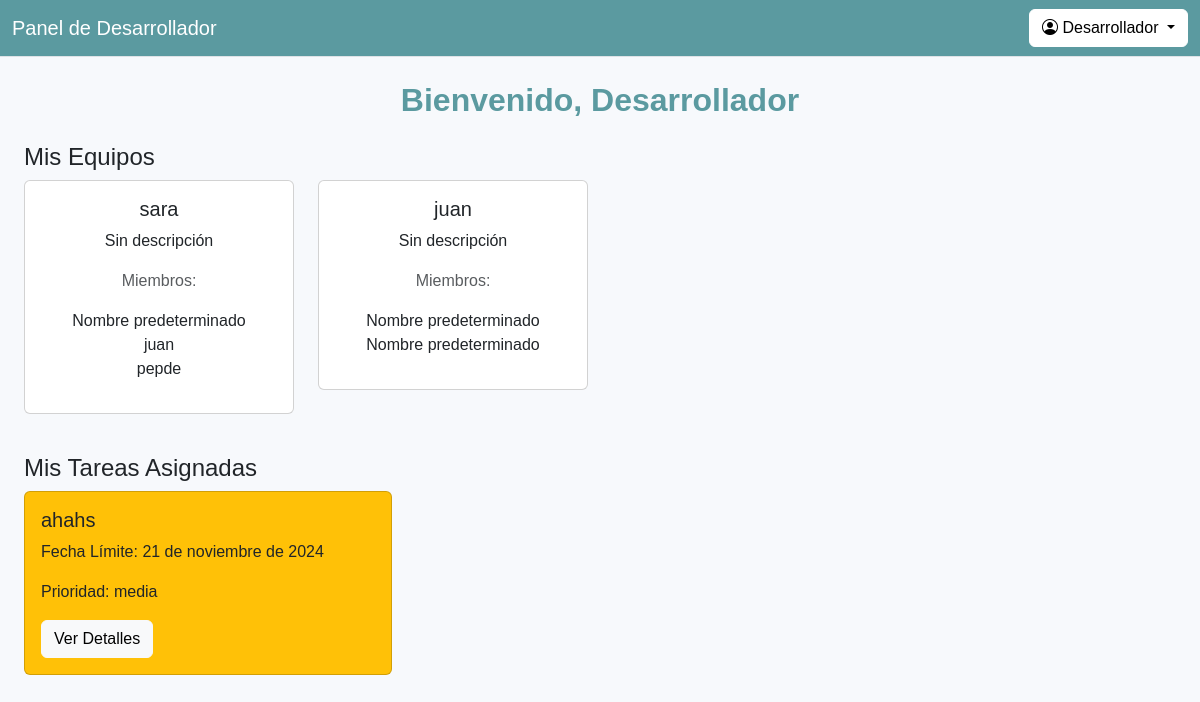
Page /desarrollador_home/ (signed in) on the committed database.
### project/models.py (models this page shows, shortened)
class Equipo(models.Model):
    nombre = models.CharField(max_length=100)
    descripcion = models.TextField(default="Sin descripción")
    miembros = models.ManyToManyField(Usuario)  # Usar tu modelo Usuario

class Usuario(models.Model):
    ADMINISTRADOR = 'Administrador'
    LIDER_PROYECTO = 'Líder de Proyecto'
    DESARROLLADOR = 'Desarrollador'
    ROLES = [
        (ADMINISTRADOR, 'Administrador'),
        (LIDER_PROYECTO, 'Líder de Proyecto'),
        (DESARROLLADOR, 'Desarrollador'),
    ]
    id = models.AutoField(primary_key=True)
    nombre = models.CharField(max_length=100, default="Nombre predeterminado")
    correo_electronico = models.EmailField(unique=True)
    contrasena = models.CharField(max_length=255)
    rol = models.CharField(max_length=50, choices=ROLES, default=DESARROLLADOR)

class Tarea(models.Model):
    id = models.AutoField(primary_key=True)
    titulo = models.CharField(max_length=100)
    descripcion = models.TextField()
    fecha_limite = models.DateField()
    prioridad = models.CharField(max_length=50)
    estado = models.CharField(max_length=50)
    observaciones = models.TextField(blank=True)
    equipo = models.ForeignKey(Equipo, on_delete=models.CASCADE)
    asignado_a = models.ForeignKey(Desarrollador, on_delete=models.CASCADE)

### project/views.py (the view)
# urls.py: path('desarrollador_home/', views.desarrollador_home, name='desarrollador_home'),
def desarrollador_home(request):
    usuario_id = request.session.get('usuario_id')
    if not usuario_id:
        return redirect('login')
    usuario = Usuario.objects.get(id=usuario_id)
    if usuario.rol != 'Desarrollador':
        return redirect('index')
    equipos = Equipo.objects.filter(miembros=usuario)
    tareas = Tarea.objects.filter(asignado_a__usuario=usuario)
    return render(request, 'desarrollador_home.html', {
        'equipos': equipos,
        'tareas': tareas,
    })

### project/templates/desarrollador_home.html (shortened to what this page needs)
{% load static %}
<!DOCTYPE html>
<html lang="es">
<head>
    <link href="https://cdn.jsdelivr.net/npm/bootstrap@5.3.3/dist/css/bootstrap.min.css" rel="stylesheet">
    <link href="https://cdn.jsdelivr.net/npm/bootstrap-icons/font/bootstrap-icons.css" rel="stylesheet">
    <link href="{% static 'css/gestion_usuarios.css' %}" rel="stylesheet">
</head>
<body style="background-color: #f7f9fc;">
    <nav class="navbar navbar-expand-lg navbar-light bg-light border-bottom">
        <div class="container-fluid">
            <span class="navbar-brand">
                {% if request.session.rol == 'Administrador' %}
                    Panel de Administrador
                {% elif request.session.rol == 'Líder de Proyecto' %}
                    Panel de Líder de Proyecto
                {% elif request.session.rol == 'Desarrollador' %}
                    Panel de Desarrollador
                {% endif %}
            </span>
            <div class="dropdown ms-auto">
                <button class="btn btn-secondary dropdown-toggle" type="button" id="perfilMenu" data-bs-toggle="dropdown" aria-expanded="false">
                    <i class="bi bi-person-circle"></i>
                    {% if request.session.rol == 'Administrador' %}
                        Administrador
                    {% elif request.session.rol == 'Líder de Proyecto' %}
                        Líder de Proyecto
                    {% elif request.session.rol == 'Desarrollador' %}
                        Desarrollador
                    {% endif %}
                </button>
            </div>
        </div>
    </nav>
    <div class="d-flex">
        <div class="p-4" style="flex: 1;">
            <h2>Bienvenido, Desarrollador</h2>
            <div class="my-4">
                <h4>Mis Equipos</h4>
                <div class="row">
                    {% for equipo in equipos %}
                        <div class="col-md-3 mb-3">
                            <div class="card text-center">
                                <div class="card-body">
                                    <h5 class="card-title">{{ equipo.nombre }}</h5>
                                    <p class="card-text">{{ equipo.descripcion }}</p>
                                    <p class="text-muted">Miembros:</p>
                                    <ul class="list-unstyled">
                                        {% for miembro in equipo.miembros.all %}
                                            <li>{{ miembro.nombre }}</li>
                                        {% endfor %}
                                    </ul>
                                </div>
                            </div>
                        </div>
                    {% empty %}
                        <p class="text-muted">No estás asignado a ningún equipo.</p>
                    {% endfor %}
                </div>
            </div>
            <div class="my-4">
                <h4>Mis Tareas Asignadas</h4>
                <div class="row">
                    {% for tarea in tareas %}
                        <div class="col-md-4 mb-3">
                            <div class="card {% if tarea.estado == 'Pendiente' %}bg-warning{% elif tarea.estado == 'En Progreso' %}bg-primary text-white{% elif tarea.estado == 'Completada' %}bg-success text-white{% endif %}">
                                <div class="card-body">
                                    <h5 class="card-title">{{ tarea.titulo }}</h5>
                                    <p class="card-text">Fecha Límite: {{ tarea.fecha_limite }}</p>
                                    <p class="card-text">Prioridad: {{ tarea.prioridad }}</p>
                                    <button class="btn btn-light" data-bs-toggle="modal" data-bs-target="#tareaModal">Ver Detalles</button>
                                </div>
                            </div>
                        </div>
                        </div>
                    {% empty %}
                        <p class="text-muted">No tienes tareas asignadas.</p>
                    {% endfor %}
                </div>
            </div>
        </div>
</body>
</html>

### project/static/css/gestion_usuarios.css (style rules this page uses)
body { background-color: #f7f9fc; font-family: 'Arial', sans-serif; }
.navbar { background-color: #5b9aa0 !important; }
.navbar-brand { color: white !important; }
button#perfilMenu { color: black !important;; background-color: #ffffff; border-color: #ffffff; }
h2 { color: #5b9aa0; font-weight: bold; margin-bottom: 20px; text-align: center; }

### rows in the picture
Equipo: nombre "sara", descripcion "Sin descripción"
Usuario: nombre "Nombre predeterminado"
Usuario: nombre "juan"
Usuario: nombre "pepde"
Equipo: nombre "juan", descripcion "Sin descripción"
Usuario: nombre "Nombre predeterminado"
Tarea: titulo "ahahs", fecha_limite "21 de noviembre de 2024", prioridad "media"
